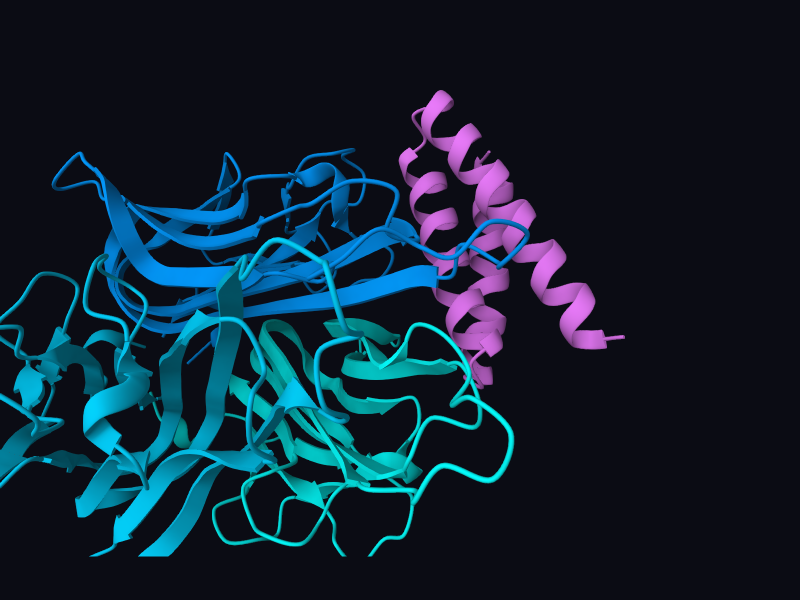
#> input picture challenges/02-tnfa/viewers/views/dsmce14v3-mouse/dsmce14v3-mouse_cartoon_view0.png, 1600 x 1200 px (shown at 1/2 size)
$ python -i history_figures.py   (imports and definitions only)
#> lines starting #> are read from the running program, lines starting #| are printed output that depends on the picture
#!/usr/bin/env python3
"""Build the figures for a challenge's complete-history document.

Input:  <challenge>/docs/figures/figure-spec.json
Output: <challenge>/docs/figures/funnel-pipeline.png   the pipeline funnel
        <challenge>/docs/figures/<slug>.png            a strip of Mol* panels

Both figures are HTML pages screenshotted with headless Chromium, so they
carry the same typography as the document itself. The molecular panels reuse
the structures already committed inside viewers/multiview/*.html (the
`const ITEMS = [...]` array), so nothing outside the repo is needed.

Usage: python3 tools/report/history_figures.py challenges/04-tfr1 [--only funnel|panels]
Needs Pillow for the funnel crop: ~/.venvs/genie3/bin/python works.
"""

from __future__ import annotations

import argparse
import io
import json
import pathlib
import subprocess
import sys
import tempfile

REPO = pathlib.Path(__file__).resolve().parents[2]
sys.path.insert(0, str(REPO))


# [4 lines left out: function esc, not called in this run]

from tools.report.molstar_views import find_chrome  # noqa: E402
from tools.serve import molstar_viewer  # noqa: E402

FONT = ('"Geist", system-ui, -apple-system, "Segoe UI", sans-serif')
BG = "#0b0c14"
TONES = {
    "green": ("#07261a", "#10b981", "#34d399"),
    "orange": ("#2a1c07", "#f59e0b", "#fbbf24"),
    "pink": ("#2a0a1a", "#ec4899", "#f472b6"),
    "blue": ("#071d2a", "#38bdf8", "#7dd3fc"),
}
PANEL_W = 800            # one Mol* panel; 3 panels = a 2400-wide strip
PANEL_SHOT_H = 900       # shot tall: Mol*'s own side panel intrudes on a short window
PANEL_VIS_H = 700        # of which this much is kept (drops the empty floor)
PANEL_CROP_TOP = 110     # cropped off the top of each shot
BINDER = 0xe879f9        # magenta, as in the challenge-5 figures
BARE_CSS = ("#head, #leftbar, #rightbar, #expand, #legend, #hoverlabel, "
            "#caption { display: none !important; }")
BANNER_H = 66


# --------------------------------------------------------------- screenshots
# [21 lines left out: function shot, not called in this run]


def crop_background(png: pathlib.Path) -> None:
    """Trim the dead page background below the content."""
    from PIL import Image

    im = Image.open(png).convert("RGB")
#> im is the input picture: PIL image 1600x1200 RGB; mean R, G, B 15.4, 34, 49.4
    bg = im.getpixel((2, im.height - 2))
#> bg = (11, 12, 20)
    px = im.load()
    last = im.height - 1
#> last = 1199
    while last > 0:
        row = range(0, im.width, 7)
        if any(px[x, last] != bg for x in row):
            break
        last -= 1
#> after the loop, last = 1112
    if last >= im.height - 2:
        print(f"WARNING: {png.name} fills the window - the funnel is taller "
              f"than {im.height}px and is cut off; raise the shot height")
    im.crop((0, 0, im.width, min(im.height, last + 40))).save(png)
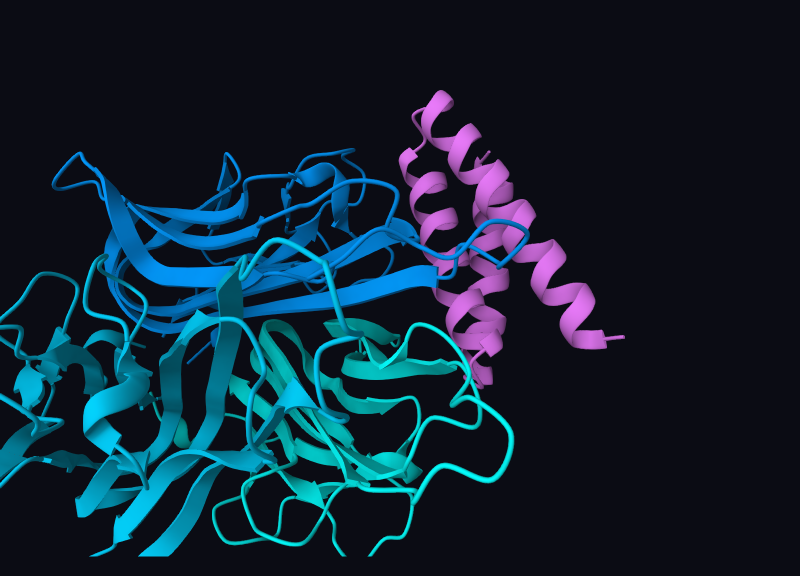
#> saved as dsmce14v3-mouse_cartoon_view0.png: PIL image 1600x1152 RGB (shown at 1/2 size); mean R, G, B 15.6, 35, 50.6


# -------------------------------------------------------------- funnel figure
# [102 lines left out: functions _chip, funnel_html, load_items, not called in this run]


TARGET_COLORS = [0x0099ff, 0x00d2ff, 0x9ca3af, 0x60a5fa]   # per target chain


# [238 lines left out: functions fold_items, _ca, align_transform, transform_pdb, target_pdb, build_panel_page and 2 more, not called in this run]


# [2 lines not run here, left out]

>>> result = crop_background('../../challenges/02-tnfa/viewers/views/dsmce14v3-mouse/dsmce14v3-mouse_cartoon_view0.png')

$ run again, on challenges/02-tnfa/viewers/views/dsmce14v6-human/dsmce14v6-human_cartoon_view1.png
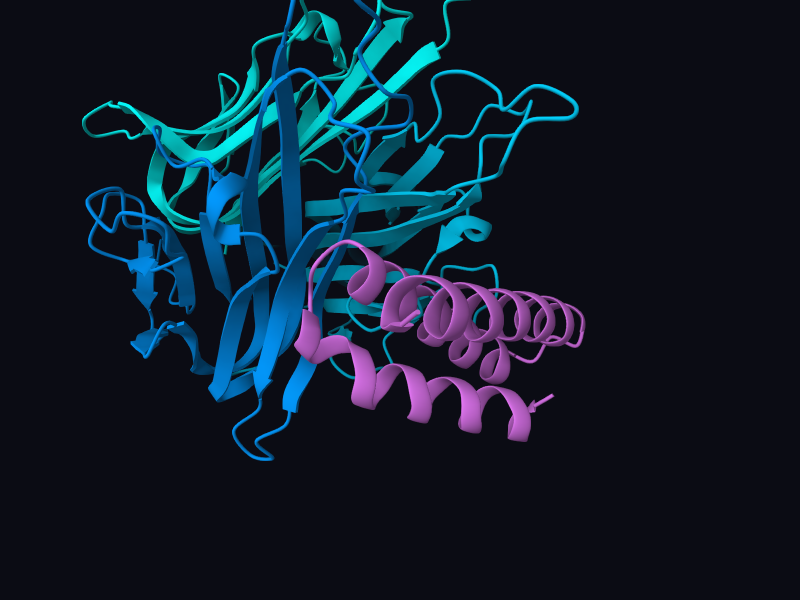
#> input picture challenges/02-tnfa/viewers/views/dsmce14v6-human/dsmce14v6-human_cartoon_view1.png, 1600 x 1200 px (shown at 1/2 size)
#> in crop_background, im is the input picture: PIL image 1600x1200 RGB; mean R, G, B 15.3, 27.9, 42.2
#> bg = (11, 12, 20)
#> after the loop in crop_background, `while last > 0:`: last = 921
#> in crop_background, `im.crop((0, 0, im.width, min(im.height, last + 40))).save(png)`:
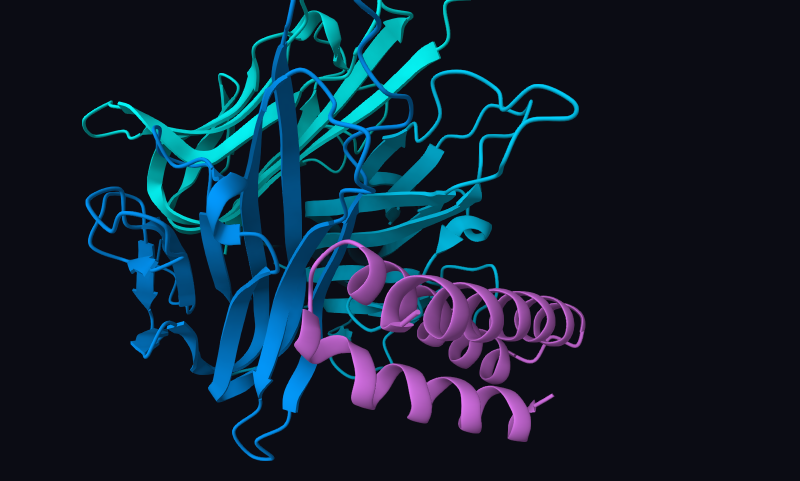
#> saved as dsmce14v6-human_cartoon_view1.png: PIL image 1600x961 RGB (shown at 1/2 size); mean R, G, B 16.4, 31.9, 47.8

$ run again, on challenges/02-tnfa/viewers/views/dsmce14v6-human/dsmce14v6-human_cartoon_view2.png
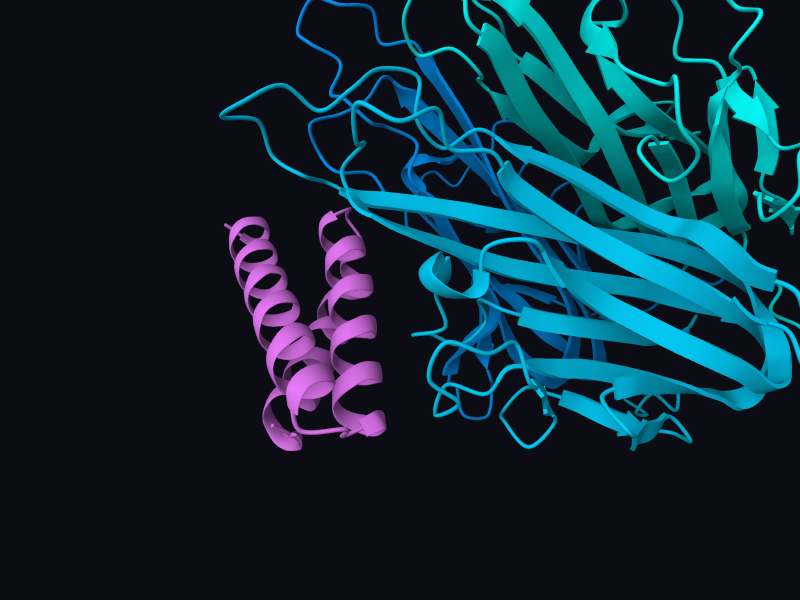
#> input picture challenges/02-tnfa/viewers/views/dsmce14v6-human/dsmce14v6-human_cartoon_view2.png, 1600 x 1200 px (shown at 1/2 size)
#> in crop_background, im is the input picture: PIL image 1600x1200 RGB; mean R, G, B 14.5, 40.3, 54.5
#> bg = (11, 12, 20)
#> after the loop in crop_background, `while last > 0:`: last = 902
#> in crop_background, `im.crop((0, 0, im.width, min(im.height, last + 40))).save(png)`:
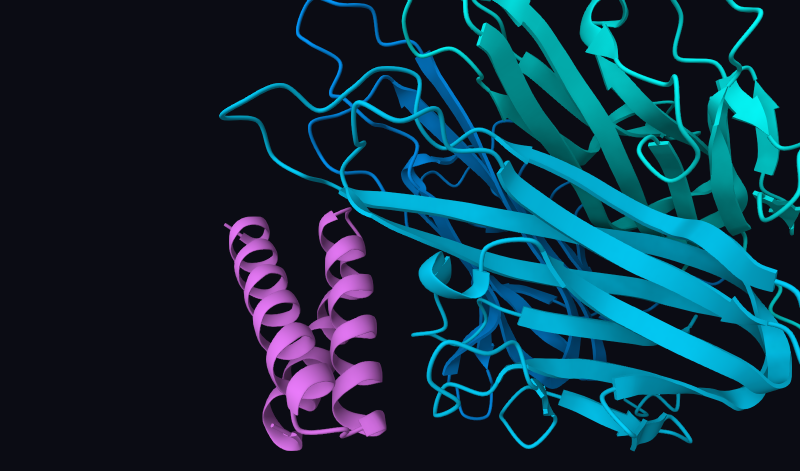
#> saved as dsmce14v6-human_cartoon_view2.png: PIL image 1600x942 RGB (shown at 1/2 size); mean R, G, B 15.4, 48.1, 64

$ run again, on challenges/02-tnfa/viewers/views/dsmce14v6-mouse/dsmce14v6-mouse_cartoon_view0.png
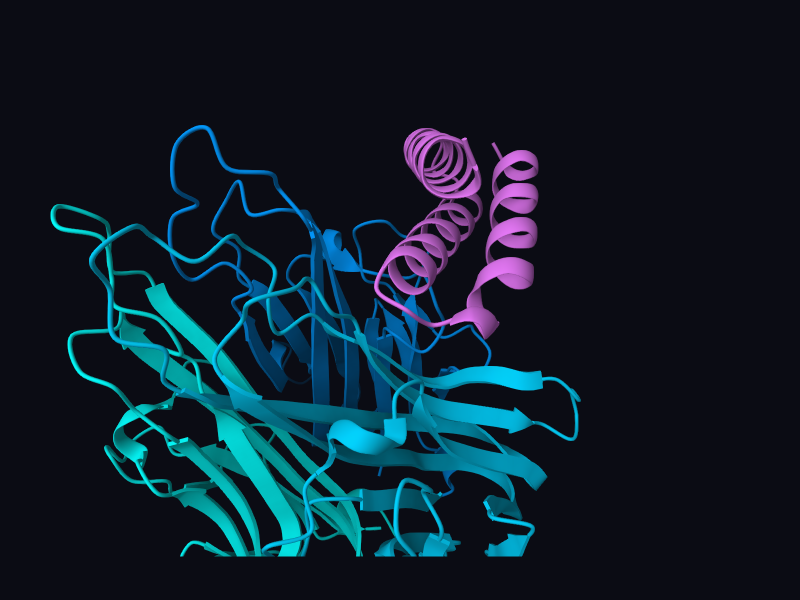
#> input picture challenges/02-tnfa/viewers/views/dsmce14v6-mouse/dsmce14v6-mouse_cartoon_view0.png, 1600 x 1200 px (shown at 1/2 size)
#> in crop_background, im is the input picture: PIL image 1600x1200 RGB; mean R, G, B 14, 30.1, 42.7
#> bg = (11, 12, 20)
#> after the loop in crop_background, `while last > 0:`: last = 1112
#> in crop_background, `im.crop((0, 0, im.width, min(im.height, last + 40))).save(png)`:
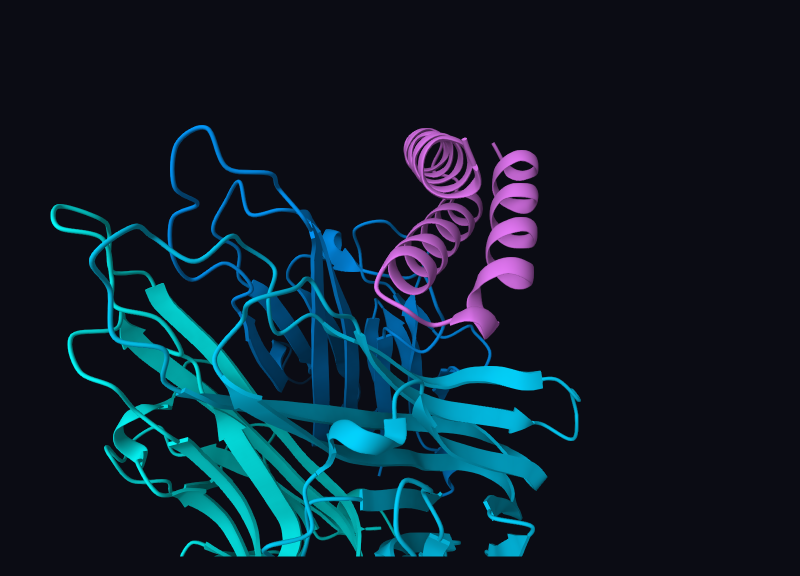
#> saved as dsmce14v6-mouse_cartoon_view0.png: PIL image 1600x1152 RGB (shown at 1/2 size); mean R, G, B 14.1, 30.9, 43.6
